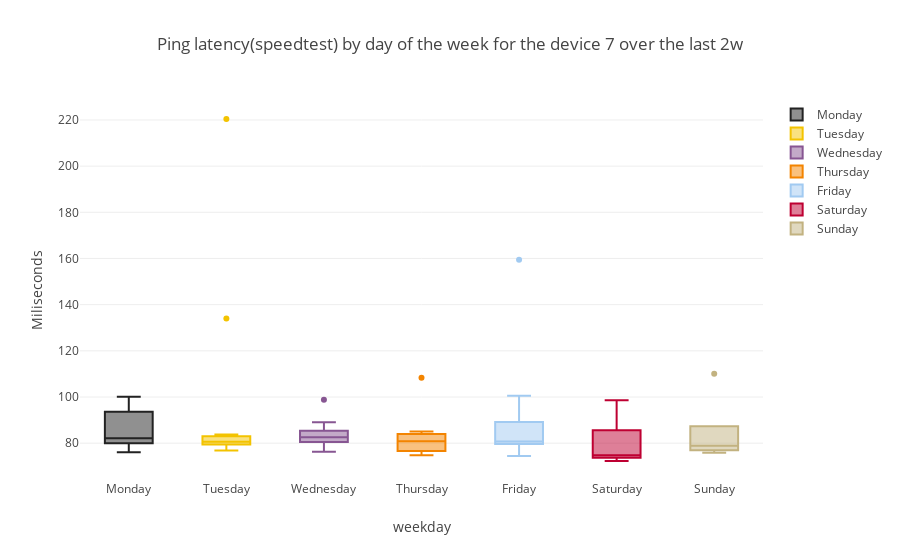

Here is the notebook cell this chart was saved with:
### Code cell
device_number=7
subset=ping_speedtest_dataframe[ping_speedtest_dataframe["SK_PI"]==device_number]
simple_boxplot(dataframe=subset,plot_value='PING',sort_value='weekday',
               title="Ping latency(speedtest) by day of the week for the device "+str(device_number)+" over the last "+time_interval,
               ytitle="Miliseconds",weekdays=True)

### Figure 1 — Plotly figure (JSON) as saved in the notebook; plotly's stock layout.template omitted (floating-point values rounded to 4 significant figures)
{"data": [{"marker": {"color": "222222"}, "name": "Monday", "type": "box", "y": [95.86, 82.01, 94.53, 93.3, 83.45, 82.15, 78.78, 80.4, 76.12, 76.49, 88.73, 81.03, 100.2]}, {"marker": {"color": "F3C300"}, "name": "Tuesday", "type": "box", "y": [79.52, 81.36, 80.35, 78.22, 79.43, 134.0, 82.28, 220.4, 80.88, 76.86, 79.57, 83.73]}, {"marker": {"color": "875692"}, "name": "Wednesday", "type": "box", "y": [82.28, 76.34, 85.36, 82.78, 89.03, 83.72, 80.52, 84.63, 98.86, 80.64, 80.56, 79.07, 77.44, 88.45]}, {"marker": {"color": "F38400"}, "name": "Thursday", "type": "box", "y": [76.08, 77.55, 80.11, 81.63, 81.79, 76.88, 83.29, 84.57, 76.44, 74.75, 108.4, 85.11]}, {"marker": {"color": "A1CAF1"}, "name": "Friday", "type": "box", "y": [100.6, 80.44, 84.31, 76.22, 74.43, 80.48, 79.17, 159.4, 86.9, 79.86, 80.69, 85.67, 96.18]}, {"marker": {"color": "BE0032"}, "name": "Saturday", "type": "box", "y": [88.72, 98.62, 74.81, 76.34, 72.28, 73.94, 73.66]}, {"marker": {"color": "C2B280"}, "name": "Sunday", "type": "box", "y": [110.1, 87.31, 75.86, 78.73, 76.9, 79.01]}], "layout": {"title": "Ping latency(speedtest) by day of the week for the device 7 over the last 2w", "xaxis": {"title": "weekday"}, "yaxis": {"title": "Miliseconds"}}}
